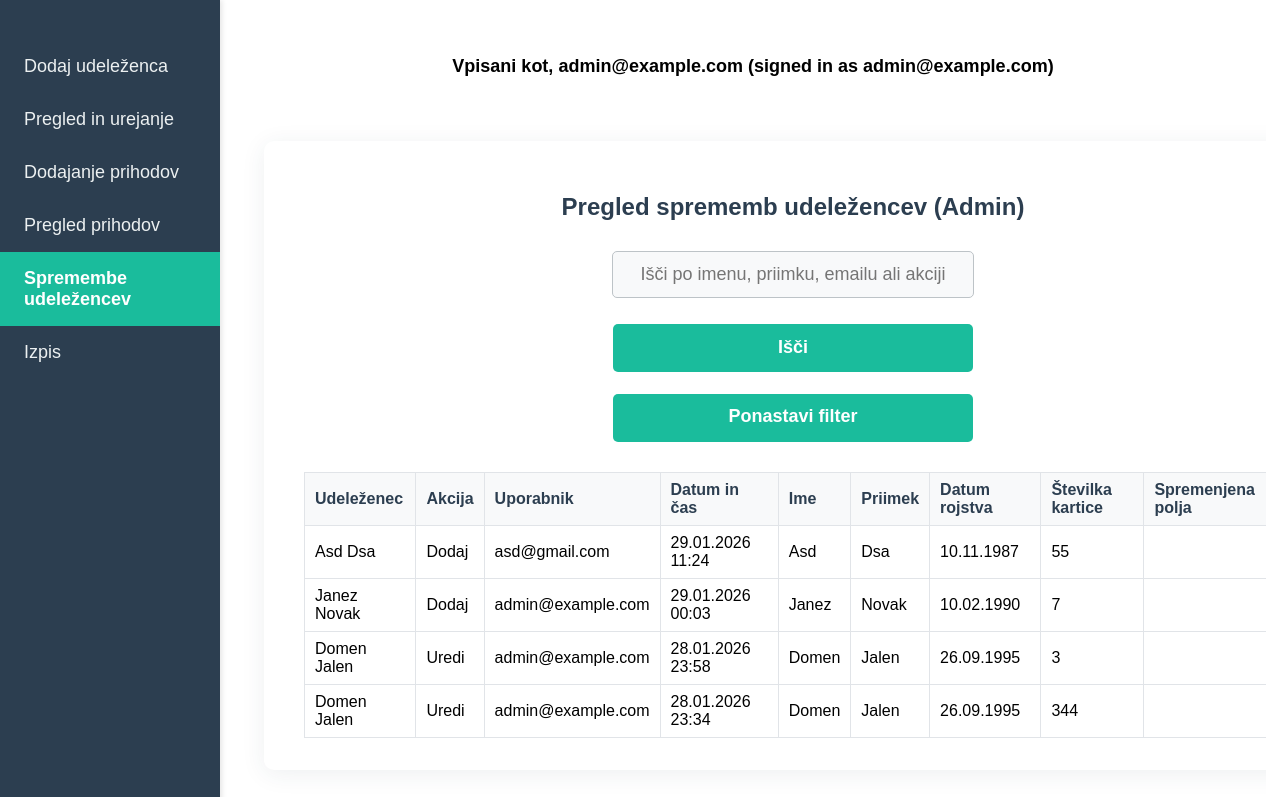
Before: /attendee-changes/ (signed in) with the older database file.
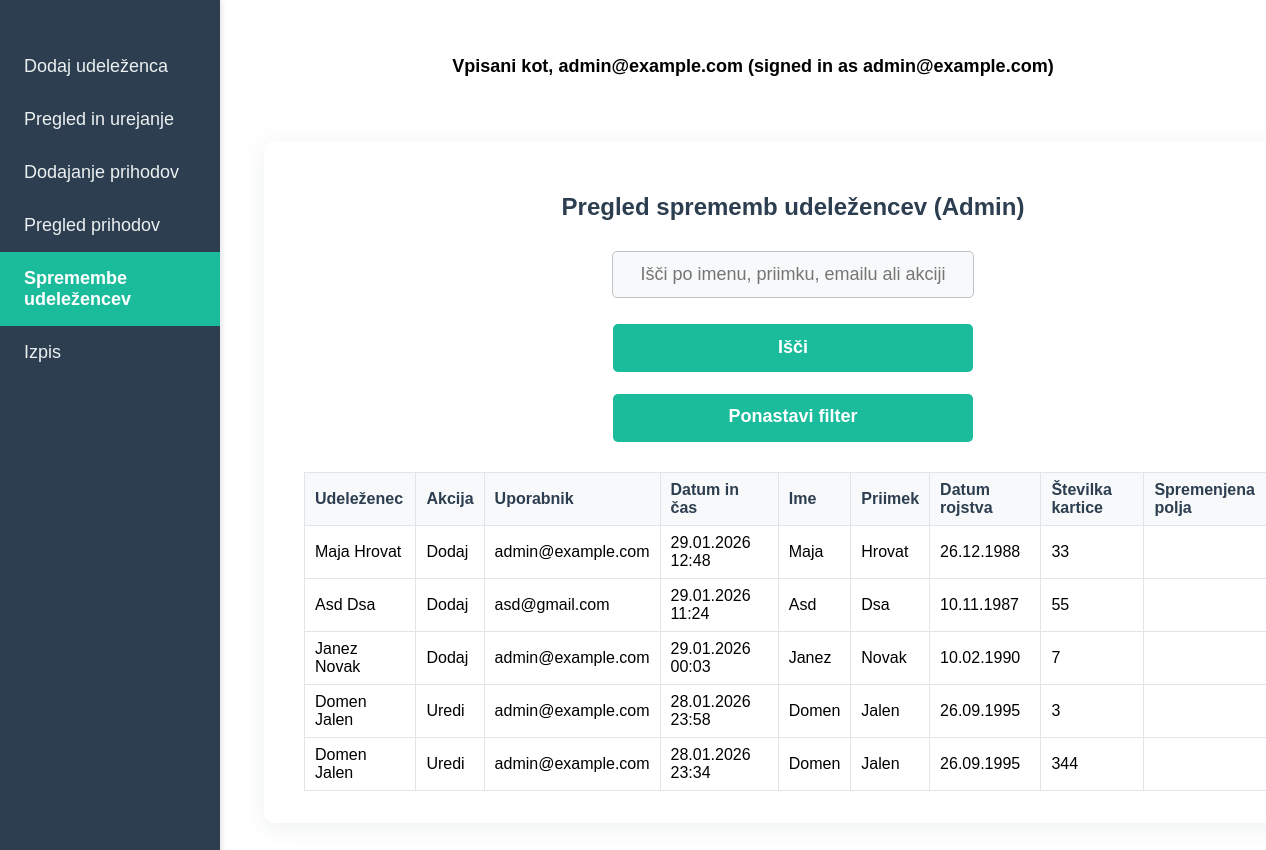
After: the same page with the newer database file.
### attendees/models.py (models this page shows)
class Attendee(models.Model):
    first_name = models.CharField(max_length=100)  # Ime
    last_name = models.CharField(max_length=100)   # Priimek
    birth_date = models.DateField()                # Datum rojstva
    card_number = models.CharField(max_length=50, unique=True)  # Številka kartice
    created_at = models.DateTimeField(auto_now_add=True)        # Datum vnosa
    def __str__(self):
        return f"{self.first_name} {self.last_name}"

### accounts/models.py (models this page shows)
class CustomUser(AbstractBaseUser, PermissionsMixin):
    email = models.EmailField(unique=True)  # E-pošta kot uporabniško ime
    first_name = models.CharField(max_length=30, blank=True)  # Ime
    last_name = models.CharField(max_length=30, blank=True)   # Priimek
    is_active = models.BooleanField(default=True)             # Aktivnost
    is_staff = models.BooleanField(default=False)             # Pravice osebja
    objects = CustomUserManager()  # Upravljalec
    USERNAME_FIELD = 'email'       # Polje za prijavo
    REQUIRED_FIELDS = []
    def __str__(self):
        return self.email

### konferenca/views.py (the view, shortened to what this page needs)
# urls.py: path('attendee-changes/', attendee_change_list, name='attendee_change_list'),
@staff_member_required
def attendee_change_list(request):
    q = request.GET.get('q', '')
    changes = AttendeeChange.objects.all()
    changes = changes.order_by('-timestamp')
    formatted_changes = []
    for change in changes:
        ts = change.timestamp
        formatted_timestamp = ts.strftime('%d.%m.%Y %H:%M') if ts else ''
        birth_date = change.data_snapshot.get('birth_date')
        formatted_birth_date = ''
        if birth_date:
            try:
                from datetime import datetime
                formatted_birth_date = datetime.strptime(birth_date, '%Y-%m-%d').strftime('%d.%m.%Y')
            except Exception:
                formatted_birth_date = birth_date
        data_snapshot = dict(change.data_snapshot)
        data_snapshot['birth_date'] = formatted_birth_date
        formatted_changes.append({
            'attendee': change.attendee,
            'get_action_display': change.get_action_display(),
            'user': change.user,
            'timestamp': formatted_timestamp,
            'data_snapshot': data_snapshot,
            'changed_fields': change.changed_fields if hasattr(change, 'changed_fields') else None,
        })
    return render(request, 'attendee_change_list.html', {'changes': formatted_changes})

### konferenca/templates/attendee_change_list.html (shortened to what this page needs)
{% extends "base.html" %}
{% block content %}
<div class="form-container wide-form-container">
  <h2>Pregled sprememb udeležencev (Admin)</h2>
  <form method="get" class="filter-buttons" style="margin-bottom: 18px; flex-direction: column; align-items: center;">
    <input type="text" name="q" placeholder="Išči po imenu, priimku, emailu ali akciji" value="{{ request.GET.q }}" class="filter-search">
    <div class="filter-btn-row">
      <button type="submit">Išči</button>
      <a href="?" class="filter-btn">Ponastavi filter</a>
    </div>
  </form>
  <table style="width:100%; border-collapse:collapse;">
    <tr>
      <th>Udeleženec</th>
      <th>Akcija</th>
      <th>Uporabnik</th>
      <th>Datum in čas</th>
      <th>Ime</th>
      <th>Priimek</th>
      <th>Datum rojstva</th>
      <th>Številka kartice</th>
      <th>Spremenjena polja</th>
    </tr>
    {% for change in changes %}
    <tr>
      <td>{{ change.attendee }}</td>
      <td>{{ change.get_action_display }}</td>
      <td>{{ change.user }}</td>
      <td>{{ change.timestamp }}</td>
      <td>{{ change.data_snapshot.first_name|default_if_none:'' }}</td>
      <td>{{ change.data_snapshot.last_name|default_if_none:'' }}</td>
      <td>{{ change.data_snapshot.birth_date|default_if_none:'' }}</td>
      <td>{{ change.data_snapshot.card_number|default_if_none:'' }}</td>
      <td>
      </td>
    </tr>
    {% empty %}
    <tr>
      <td colspan="8">Ni sprememb.</td>
    </tr>
    {% endfor %}
  </table>
</div>
{% endblock %}

Changed rows visible on the page:
added Attendee: attendee "Maja Hrovat", action "Dodaj", user "admin@example.com", timestamp "29.01.2026 12:48", data_snapshot.first_name "Maja", data_snapshot.last_name "Hrovat", data_snapshot.birth_date "26.12.1988", data_snapshot.card_number "33"
